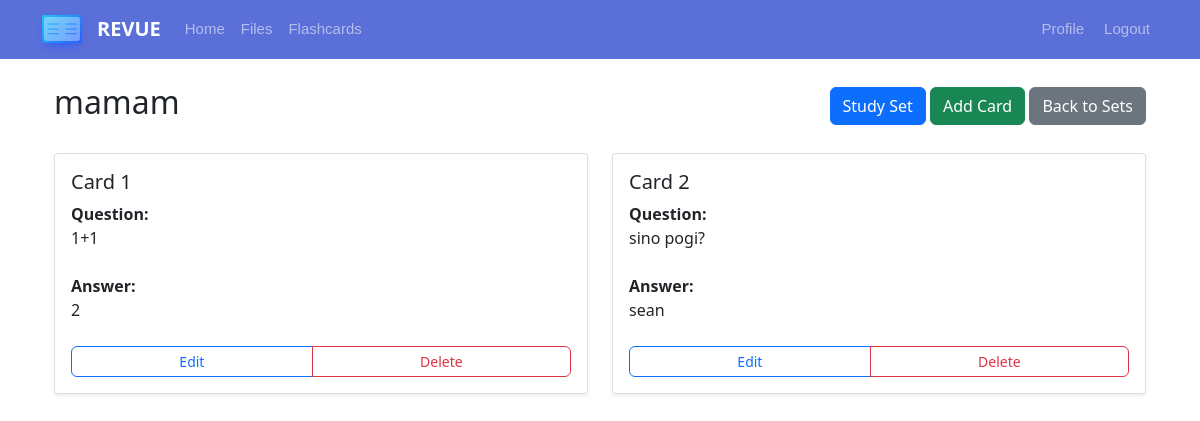
The page /flashcards/sets/1 (signed in) on the database its author committed.
### app/models.py (models this page shows)
class FlashcardSet(db.Model):
    id = db.Column(db.Integer, primary_key=True)
    title = db.Column(db.String(200))
    owner_id = db.Column(db.Integer)
    is_global = db.Column(db.Boolean, default=False)
    cards = db.relationship('Flashcard', backref='set', cascade='all, delete-orphan')

class Flashcard(db.Model):
    id = db.Column(db.Integer, primary_key=True)
    set_id = db.Column(db.Integer, db.ForeignKey('flashcard_set.id'))
    question = db.Column(db.Text)
    answer = db.Column(db.Text)

### app/flashcards.py (the view)
@bp.route('/sets/<int:set_id>')
@login_required
def view_set(set_id):
    set_obj = FlashcardSet.query.get_or_404(set_id)
    if set_obj.owner_id != current_user.id and not set_obj.is_global and current_user.role != 'admin':
        abort(403)
    return render_template('flashcards/set_detail.html', set=set_obj)

### app/auth.py (called while the page is built)
@login_manager.user_loader
def load_user(user_id):
    return User.query.get(int(user_id))

### app/templates/flashcards/set_detail.html (shortened to what this page needs)
{% extends "base.html" %}
{% block content %}
<div class="container mt-4">
    <div class="d-flex justify-content-between align-items-center mb-4">
        <h2>{{ set.title }}</h2>
        <div>
            <a href="{{ url_for('flashcards.study_set', set_id=set.id) }}" class="btn btn-primary">Study Set</a>
            <a href="{{ url_for('flashcards.add_card', set_id=set.id) }}" class="btn btn-success">Add Card</a>
            <a href="{{ url_for('flashcards.sets') }}" class="btn btn-secondary">Back to Sets</a>
        </div>
    </div>
    {% if set.cards %}
    <div class="row">
        {% for card in set.cards %}
        <div class="col-md-6 mb-4 d-flex">
            <div class="card flex-fill">
                <div class="card-body d-flex flex-column">
                    <h5 class="card-title">Card {{ loop.index }}</h5>
                    <div class="mb-3 flex-grow-1">
                        <strong>Question:</strong>
                        <p class="mb-2">{{ card.question }}</p>
                    </div>
                    <div class="mb-3 flex-grow-1">
                        <strong>Answer:</strong>
                        <p class="mb-2">{{ card.answer }}</p>
                    </div>
                    <div class="btn-group mt-auto" role="group">
                        <a href="{{ url_for('flashcards.edit_card', set_id=set.id, card_id=card.id) }}" class="btn btn-sm btn-outline-primary">Edit</a>
                        <button type="button" class="btn btn-sm btn-outline-danger" data-bs-toggle="modal" data-bs-target="#deleteCardModal{{ card.id }}">Delete</button>
                    </div>
                </div>
            </div>
        </div>
        {% endfor %}
    </div>
    {% else %}
    <div class="text-center mt-5">
        <p class="text-muted">No flashcards in this set yet.</p>
        <a href="{{ url_for('flashcards.add_card', set_id=set.id) }}" class="btn btn-success">Add Your First Card</a>
    </div>
    {% endif %}
</div>
{% endblock %}

### app/static/css/style.css (style rules this page uses)
:root { --primary-60: #5a6fd8; }
body { min-height: 100vh; background-image: url('/static/no.jpg'); background-size: cover; background-position: center; background-attachment: fixed; }
.card { box-shadow: 0 0.125rem 0.25rem rgba(0, 0, 0, 0.075); transition: box-shadow 0.15s ease-in-out; }
.btn { border-radius: 0.375rem; }

### rows shown on the page
FlashcardSet: title "mamam"
Flashcard: question "1+1", answer "2"
Flashcard: question "sino pogi?", answer "sean"
